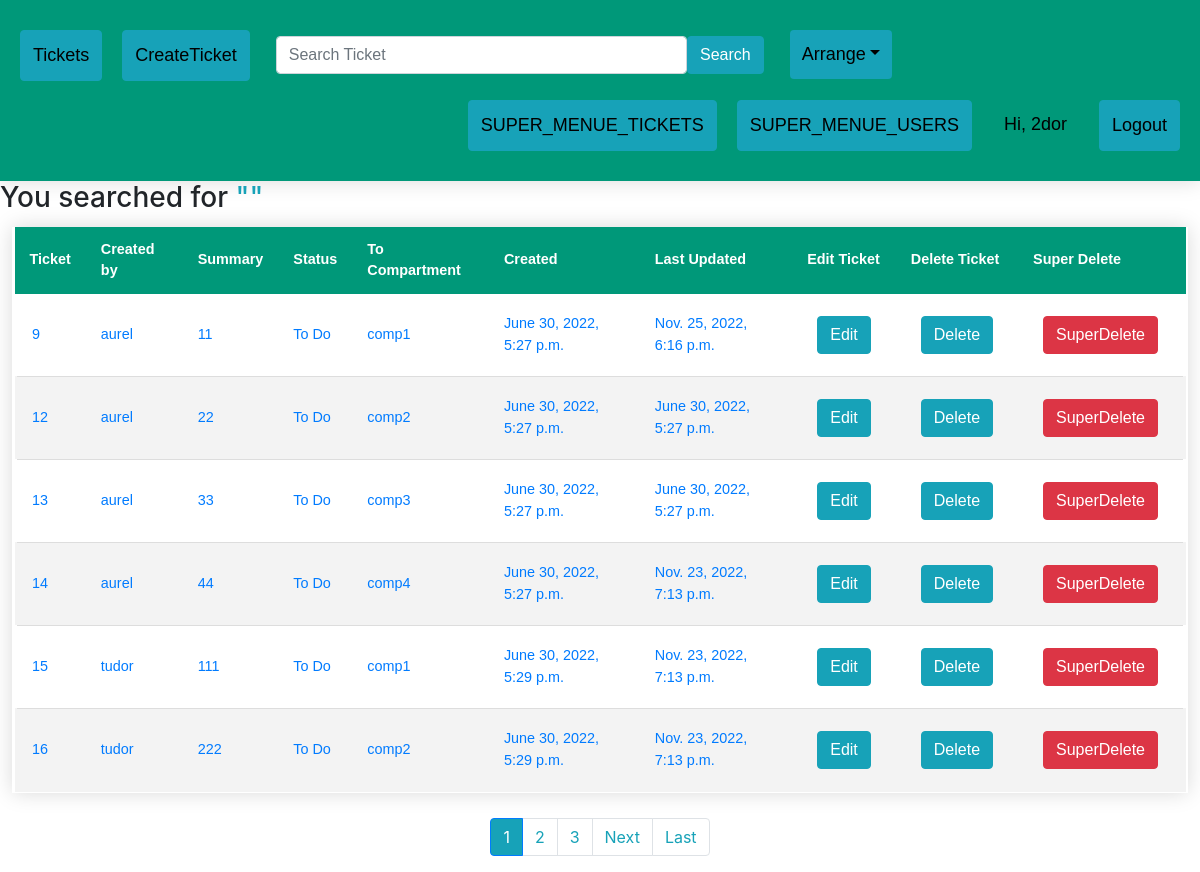
The app's page /index_search/ (signed in), older data.
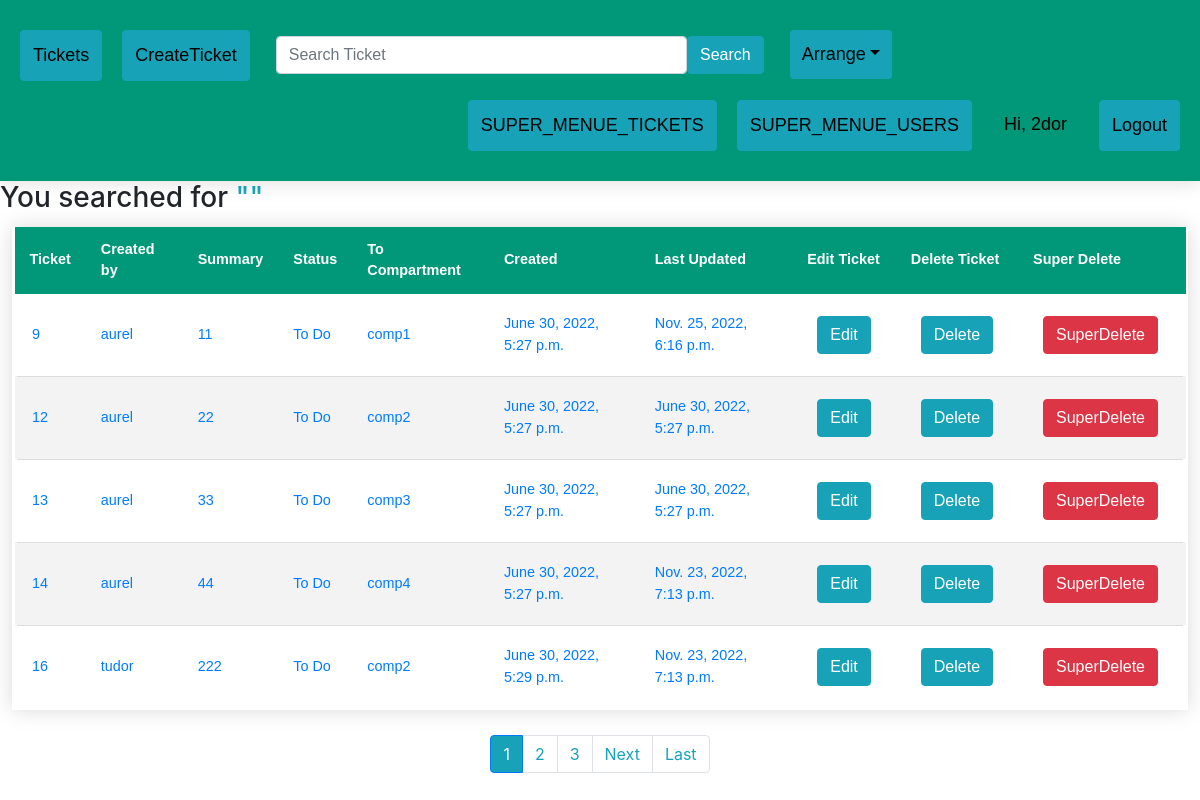
The same page, newer data.
### ticketApp/models.py (models this page shows)
class Ticket(models.Model):
	title = models.CharField(max_length=100)
	assignee = models.ForeignKey(User, null=True, blank=True, on_delete=models.CASCADE)
	status = models.CharField(max_length=25, choices=TicketStatus.choices, default=TicketStatus.TO_DO)
	compartment = models.CharField(max_length=25, choices=Compartiment.choices, default=None, null=False, blank=False)
	description = models.TextField()
	created_at = models.DateTimeField('created at', auto_now_add=True)
	updated_at = models.DateTimeField('updated at', auto_now=True)
	active = models.BooleanField(default=1)

### ticketApp/views.py (the view)
# urls.py: path('index_search/', views.searches, name='searches'),
@login_required
def searches(request):
	word = Ticket.objects.all()
	res = request.GET.get('search')
	if res:
		word = Ticket.objects.filter(Q(title__icontains=res) | Q(compartment__icontains=res) | Q(status__icontains=res) | Q(assignee__username__icontains=res)).distinct()
	paginator = Paginator(word, 6)
	page = request.GET.get('page')
	try:
		results = paginator.page(page)
	except PageNotAnInteger:
		results = paginator.page(1)
	except EmptyPage:
		results = paginator.page(paginator.num_pages)
	context = {'results': results, 'search_query': res}
	if res:
		context['search_query'] = res
		context['search_url'] = f'?search={res}&'
	return render(request, 'search.html', context)

### ticketApp/templates/search.html (shortened to what this page needs)
{% extends 'base.html' %}
{% block content %}
<h3>You searched for <span class="text-info">"{{request.GET.search}}"</span></h3>
<table class="styled-table" content="width=device-width, initial-scale=1, maximum-scale=1, minimum-scale=1">
    <thead>
    <tr>
        <th>Ticket</th>
        <th>Created by</th>
        <th>Summary</th>
        <th>Status</th>
        <th>To Compartment</th>
        <th>Created</th>
        <th>Last Updated</th>
        <th>Edit Ticket</th>
        <th>Delete Ticket</th>
        {% if user.is_superuser %}
        <th>Super Delete</th>
        {% endif %}
    </tr>
    </thead>
    <tbody>
    {% for ticket in results %}
    {% if user.usercreate.compartment == ticket.compartment or user.is_superuser %}
    {% if ticket.active == True %}
    <tr>
        <td><a href="/ticket/{{ticket.id}}">{{ticket.id}}</a></td>
        <td><a href="/ticket/{{ticket.id}}">{{ticket.assignee}}</a></td>
        <td><a href="/ticket/{{ticket.id}}">{{ticket.title}}</a></td>
        <td><a href="/ticket/{{ticket.id}}">{{ticket.status}}</a></td>
        <td><a href="/ticket/{{ticket.id}}">{{ticket.compartment}}</a></td>
        <td><a href="/ticket/{{ticket.id}}">{{ticket.created_at}}</a></td>
        <td><a href="/ticket/{{ticket.id}}">{{ticket.updated_at}}</a></td>
        <td><a href="{% url 'EditTicket' ticket.id %}" style="margin:10px;" class="btn btn-info">Edit</a></td>
        <td><a href="{% url 'InactiveTicket' ticket.id %}" style="margin:10px;" class="btn btn-info">Delete</a></td>
        {% if user.is_superuser %}
        <td><a href="{% url 'DeleteTicket' ticket.id %}" style="margin:10px;" class="btn btn-danger">SuperDelete</a>
        </td>
        {% endif %}
    </tr>
    {% endif %}
    {% endif %}
    {% endfor %}
</table>
<nav aria-label="..." class="">
    <ul class="pagination justify-content-center">
        {% for i in results.paginator.page_range %}
        {% if i == results.number %}
        <li class="page-item active"><a class="page-link bg-info">{{i}}</a></li>
        {% else %}
        <li class="page-item"><a class="page-link text-info" href="{{ search_url }}page={{i}}">{{i}}</a></li>
        {% endif %}
        {% endfor %}
        {% if results.has_next %}
        <li class="page-item">
            <a class="page-link text-info" href="{{ search_url }}page={{ results.next_page_number }}">Next</a>
        </li>
        <li class="page-item"><a class="page-link text-info"
                                 href="{{ search_url }}page={{ results.paginator.num_pages }}">Last
        </a></li>
        {% endif %}
    </ul>
</nav>
{% endblock %}

Row changes from the older to the newer data that the page shows:
no longer on this page (row edited): Ticket: id "15", assignee "tudor", title "111", status "To Do", compartment "comp1", created_at "June 30, 2022, 5:29 p.m.", updated_at "Nov. 23, 2022, 7:13 p.m."
